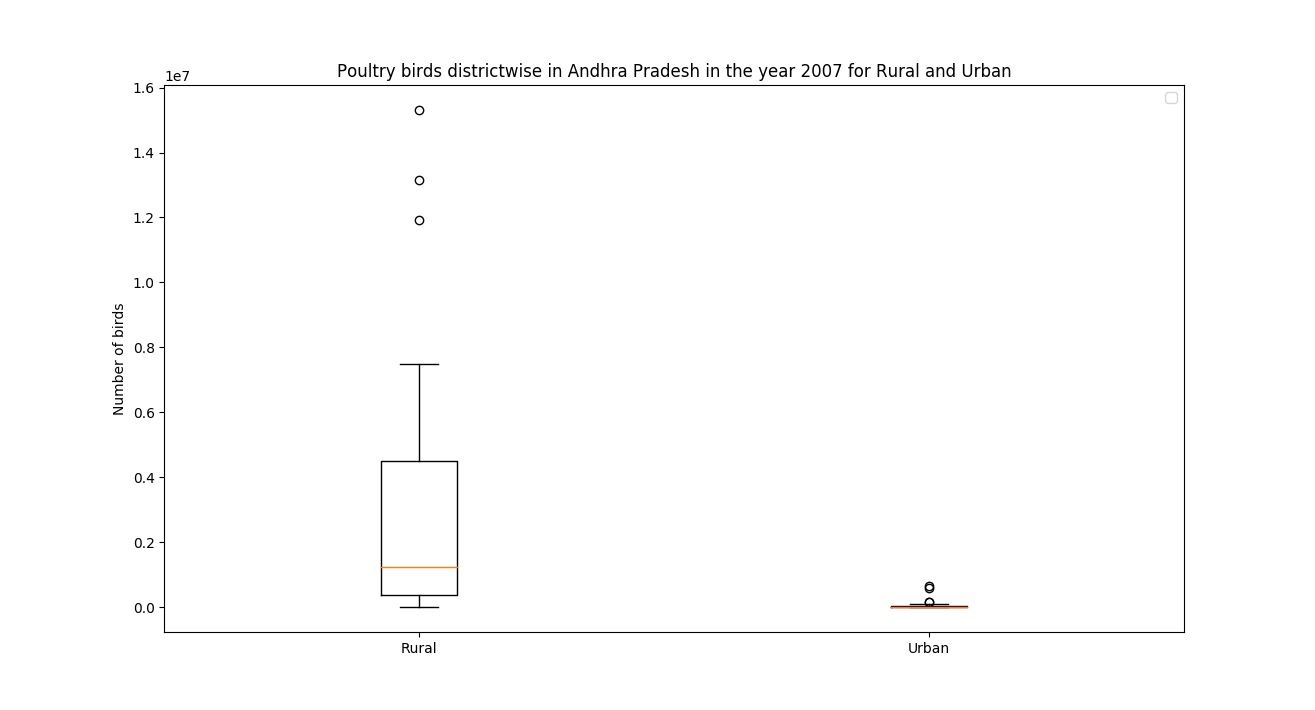

Write Python code to recreate this figure.
import pandas as pd
import matplotlib.pyplot as plt
import sys

read=pd.read_csv("data3.csv", header=None, names=['col1', 'col2'])
plotMap=[]


plotMap.append(read['col1'].dropna().tolist())
plotMap.append(read['col2'].dropna().tolist())


plt.boxplot(plotMap)


plt.xticks([1,2],["Rural","Urban"])
plt.title("Poultry birds districtwise in Andhra Pradesh in the year 2007 for Rural and Urban")
plt.xlabel("")
plt.ylabel("Number of birds")


plt.legend()
plt.show()
